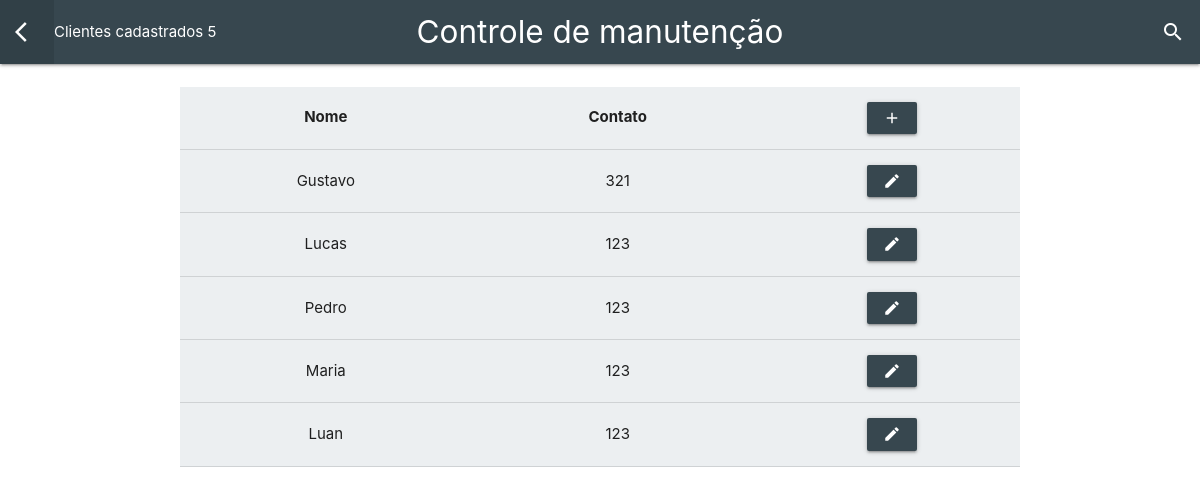
The page /pages/viewCliente.php (signed in) on the database its author committed.
### tables this page shows
CREATE TABLE `clientes` (
  `id` int(11) NOT NULL,
  `nome` varchar(255) NOT NULL,
  `contato` varchar(255) NOT NULL
);

### src/consultas.php (called while the page is built, shortened)
<?php
include '../src/conn.php';
function getAllClientes(){
    global $conn;
    $result = $conn->query("SELECT * FROM `clientes`");
    return ($result) ? $result->fetchAll(PDO::FETCH_OBJ) : make_log($conn->errorInfo()[2]);
}

### pages/viewCliente.php (the view, shortened to what this page needs)
<?php
include '../templates/header.php';
include '../src/consultas.php';
$clientes = getAllClientes();
?>
<nav>
    <div class="nav-wrapper blue-grey darken-3">
        <ul class="left">
            <li>
                <a href="./index.php">
                    <i class="material-icons">arrow_back_ios</i>
                </a>
            </li>
            <li>
                Clientes cadastrados  <?= count(getAllClientes()) ?>
            </li>
        </ul>
        <a href="#!" class="brand-logo center">Controle de manutenção</a>
        <ul class="right">
            <li>
                <a href="./pesquisaCliente.php">
                    <i class="material-icons">search</i>
                </a>
            </li>
        </ul>
    </div>
</nav>
<br>
<table class="responsive-table container blue-grey lighten-5">
<thead>
    <tr>
        <th class="center">Nome</th>
        <th class="center">Contato</th>
        <th class="center">
            <a class="btn btn-small blue-grey darken-3" href="cadCliente.php">
                <i class="material-icons">add</i>
            </a>
        </th>
    </tr>
</thead>
<tbody>
    <?php foreach ($clientes as $cliente): ?>
    <tr>
        <td class="center"><?= $cliente->nome ?></td>
        <td class="center"><?= $cliente->contato ?></td>
        <td class="center">
            <a
            href="./editCliente.php?id=<?=$cliente->id ?>"
            class="btn blue-grey darken-3 btn-small">
                <i class="material-icons">edit</i>
            </a>
        </td>
    </tr>
    <?php endforeach ?>
</tbody>
</table>
<?php
include '../templates/footer.php';
?>

### rows shown on the page
clientes: nome "Gustavo", contato "321"
clientes: nome "Lucas", contato "123"
clientes: nome "Pedro", contato "123"
clientes: nome "Maria", contato "123"
clientes: nome "Luan", contato "123"

### other values the page prints
count(getAllClientes()) "5"
